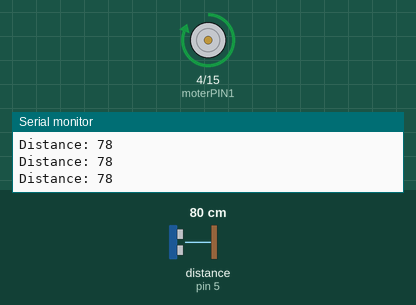
Recording of a sketch running on a simulated Arduino Uno, built with avr-gcc and run on an emulated ATmega328P. Shown: motor-driver pin pairs drawn as motors (green arrow = first pin HIGH = forward, orange = second pin HIGH = backward, longer = more drive), the last lines printed to the serial monitor. Wiring (inferred from the names in the program): ultrasonic range finder: trigger pin 2; echo pin 5. Inputs (shaded band) come from the test bench; at power-on: distance to the obstacle (sensor on pin 5) 80 cm. The echo pulse lasts 58.3 µs per cm.

Above: at 1.2 s.
1.3 s: distance to the obstacle (sensor on pin 5) set to 12 cm
2.8 s: distance to the obstacle (sensor on pin 5) set to 9 cm
At 3.4 s:
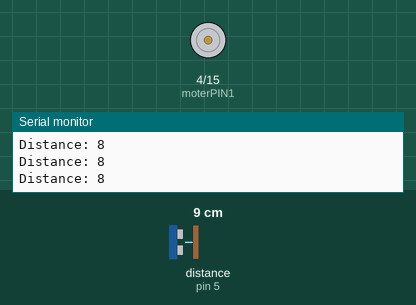
4.3 s: distance to the obstacle (sensor on pin 5) set to 18 cm
At 4.6 s:
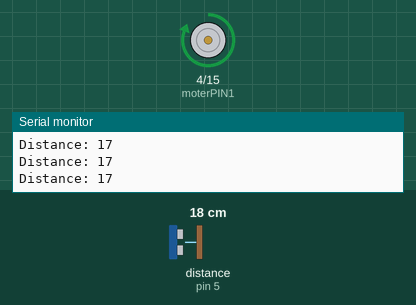
Timing chart, 0 to 7.3 s (numbered marks = the images above; inputs shaded):
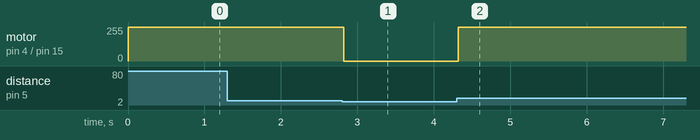

The sketch:

hc_sr04_L9110S.ino
```cpp
// PIN number
const int trigPin = 2;
const int echoPin = 5;
const int moterPIN1 = 4;
const int moterPIN2 = 15;

// for mesure distance
long duration;
int distance;

int measure_distance() {
  // Clears the trigPin
  digitalWrite(trigPin, LOW);
  delayMicroseconds(2);
  // Sets the trigPin on HIGH state for 10 micro seconds
  digitalWrite(trigPin, HIGH);
  delayMicroseconds(10);
  digitalWrite(trigPin, LOW);
  // Reads the echoPin, returns the sound wave travel time in microseconds
  duration = pulseIn(echoPin, HIGH);
  // Calculating the distance
  distance= duration*0.034/2;
  // Prints the distance on the Serial Monitor
  Serial.print("Distance: ");
  Serial.println(distance);
  return distance;
}

void setup()
{
  pinMode(trigPin, OUTPUT); // for sensor
  pinMode(echoPin, INPUT);
  pinMode(moterPIN1,OUTPUT); // for motor
  pinMode(moterPIN2,OUTPUT);
  Serial.begin(9600);
}

void loop()
{
  int distance = measure_distance();
  if(distance < 10){
      digitalWrite(moterPIN1,LOW);
      digitalWrite(moterPIN2,LOW);
  }else{
    digitalWrite(moterPIN1,HIGH);
    digitalWrite(moterPIN2,LOW);
  }
}
```

Measured:
- the behaviour switches between 11 and 10 cm on distance to the obstacle (sensor on pin 5) (found by bisection; images 0 and 1)
- after the input at 2.8 s, motor on pin 4 (moterPIN1) / pin 15 (moterPIN2): forward 255/255 → stopped at once
- after the input at 4.3 s, motor on pin 4 (moterPIN1) / pin 15 (moterPIN2): stopped → forward 255/255 at once
